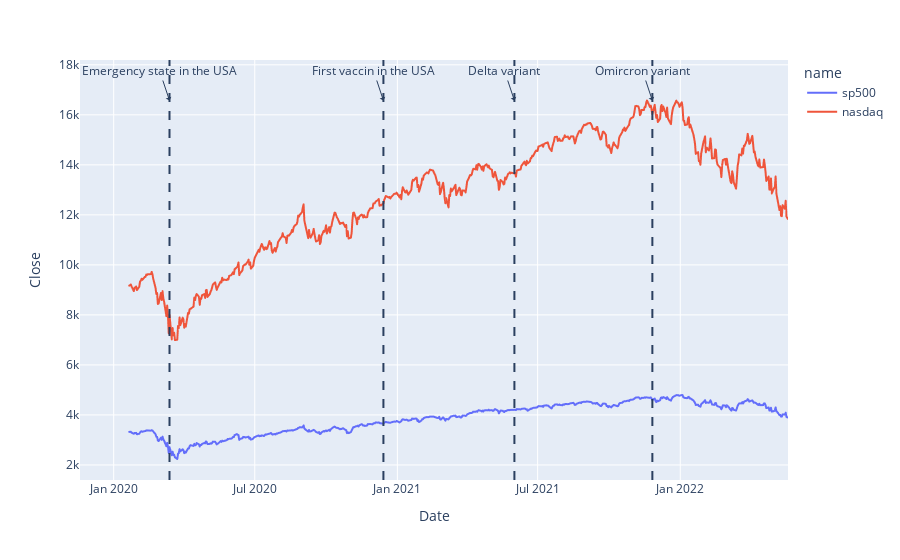

Here is the notebook cell this chart was saved with:
### Code cell
max_y =dfstocks['Close'].max()
fig = px.line(dfstocks,y= 'Close' ,color='name')
fig.add_vline(x='2020-03-13',line_dash="dash") #emergency state in the USA
fig.add_vline(x='2020-12-14',line_dash="dash") #first vaccine in the USA
fig.add_vline(x='2021-06-01',line_dash="dash") #delta variant
fig.add_vline(x='2021-11-26',line_dash="dash") #omicron variant
fig.add_annotation(x='2020-03-13', y=max_y,
            text="Emergency state in the USA",
            showarrow=True,
            arrowhead=1)
fig.add_annotation(x='2020-12-14', y=max_y,
            text="First vaccin in the USA",
            showarrow=True,
            arrowhead=1)
fig.add_annotation(x='2021-06-01', y=max_y,
            text="Delta variant",
            showarrow=True,
            arrowhead=1)
fig.add_annotation(x='2021-11-26', y=max_y,
            text="Omircron variant",
            showarrow=True,
            arrowhead=1)

### Figure 1 — Plotly figure (JSON) as saved in the notebook; plotly's stock layout.template omitted (floating-point values rounded to 4 significant figures; data arrays with more than 128 entries replaced by an {"elided": "..."} marker saying what was removed)
{"data": [{"hovertemplate": "name=sp500<br>Date=%{x}<br>Close=%{y}<extra></extra>", "legendgroup": "sp500", "line": {"color": "#636efa", "dash": "solid"}, "marker": {"symbol": "circle"}, "mode": "lines", "name": "sp500", "showlegend": true, "type": "scattergl", "x": {"elided": "590 str values"}, "xaxis": "x", "y": {"elided": "590 float values"}, "yaxis": "y"}, {"hovertemplate": "name=nasdaq<br>Date=%{x}<br>Close=%{y}<extra></extra>", "legendgroup": "nasdaq", "line": {"color": "#EF553B", "dash": "solid"}, "marker": {"symbol": "circle"}, "mode": "lines", "name": "nasdaq", "showlegend": true, "type": "scattergl", "x": {"elided": "590 str values"}, "xaxis": "x", "y": {"elided": "590 float values"}, "yaxis": "y"}], "layout": {"annotations": [{"arrowhead": 1, "showarrow": true, "text": "Emergency state in the USA", "x": "2020-03-13", "y": 16570.0}, {"arrowhead": 1, "showarrow": true, "text": "First vaccin in the USA", "x": "2020-12-14", "y": 16570.0}, {"arrowhead": 1, "showarrow": true, "text": "Delta variant", "x": "2021-06-01", "y": 16570.0}, {"arrowhead": 1, "showarrow": true, "text": "Omircron variant", "x": "2021-11-26", "y": 16570.0}], "legend": {"title": {"text": "name"}, "tracegroupgap": 0}, "margin": {"t": 60}, "shapes": [{"line": {"dash": "dash"}, "type": "line", "x0": "2020-03-13", "x1": "2020-03-13", "xref": "x", "y0": 0, "y1": 1, "yref": "y domain"}, {"line": {"dash": "dash"}, "type": "line", "x0": "2020-12-14", "x1": "2020-12-14", "xref": "x", "y0": 0, "y1": 1, "yref": "y domain"}, {"line": {"dash": "dash"}, "type": "line", "x0": "2021-06-01", "x1": "2021-06-01", "xref": "x", "y0": 0, "y1": 1, "yref": "y domain"}, {"line": {"dash": "dash"}, "type": "line", "x0": "2021-11-26", "x1": "2021-11-26", "xref": "x", "y0": 0, "y1": 1, "yref": "y domain"}], "xaxis": {"anchor": "y", "domain": [0, 1], "title": {"text": "Date"}}, "yaxis": {"anchor": "x", "domain": [0, 1], "title": {"text": "Close"}}}}
